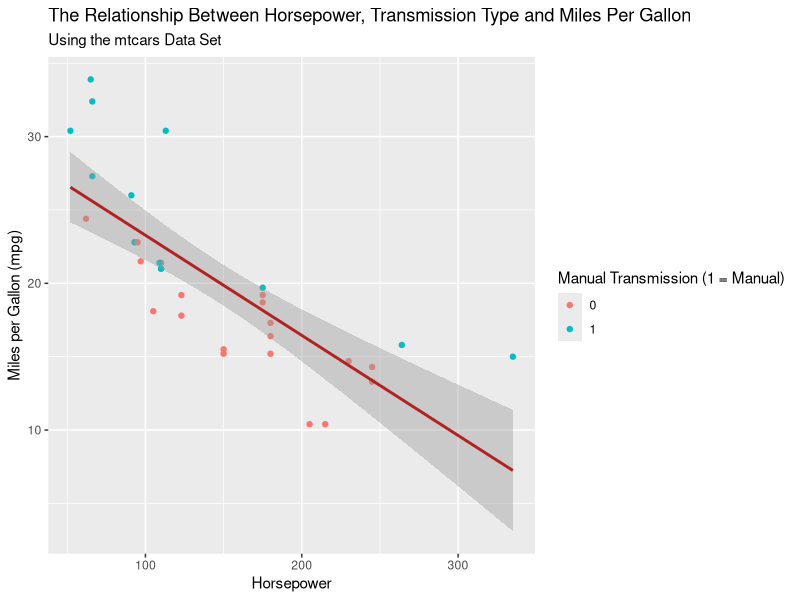
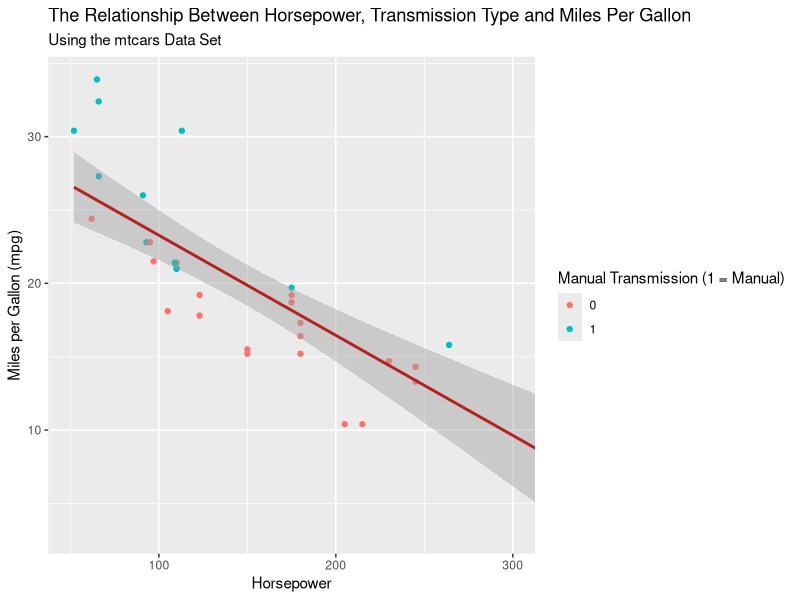
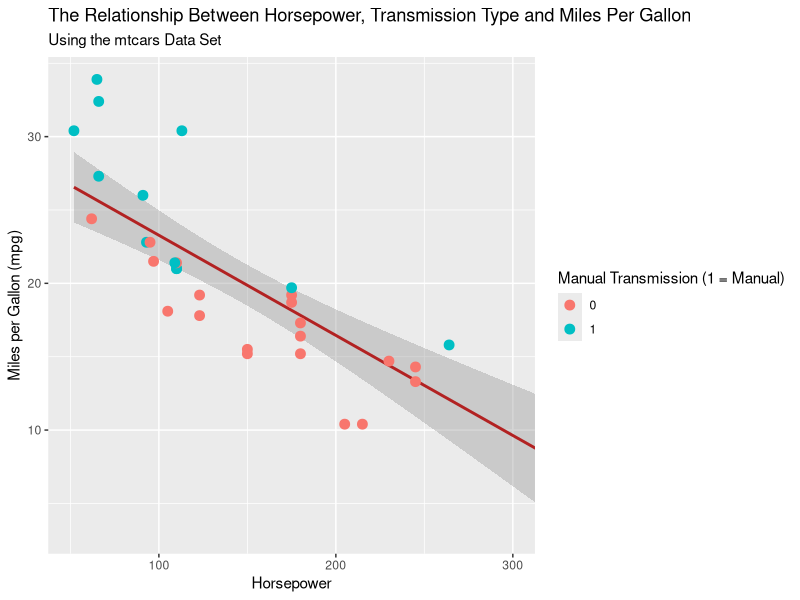
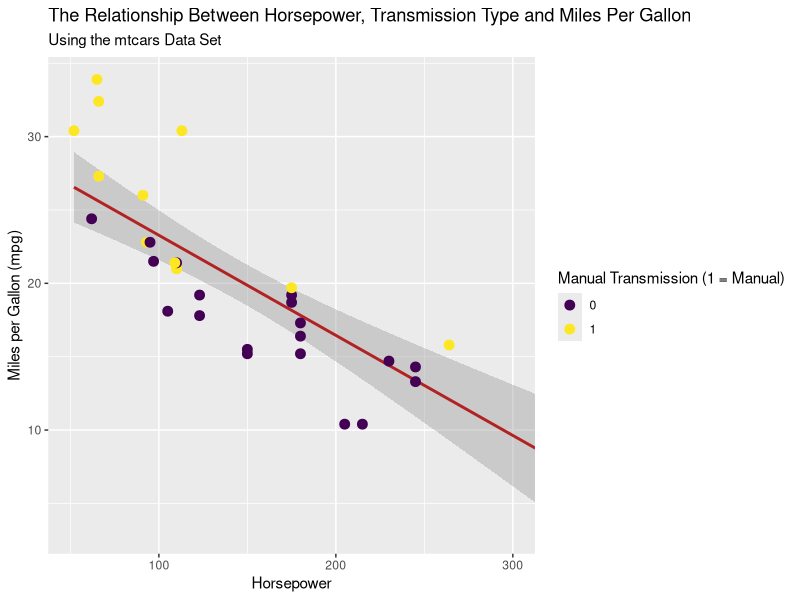
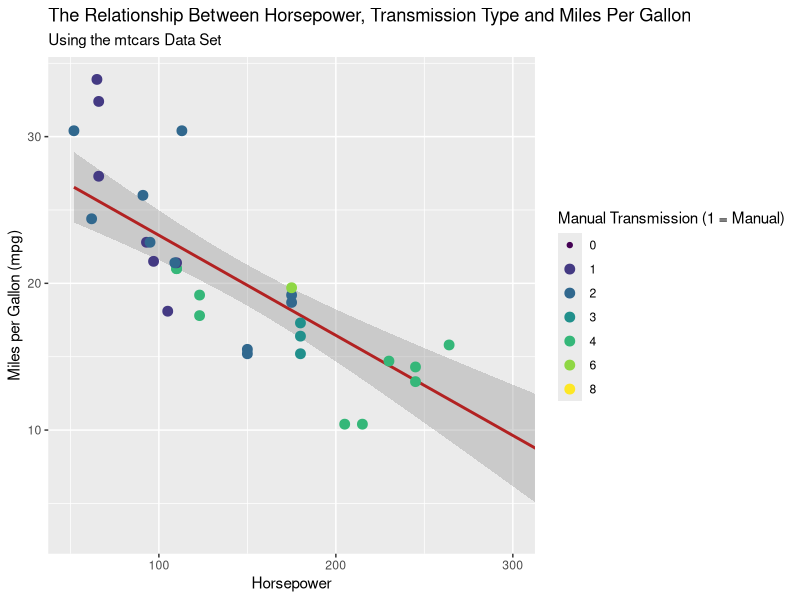
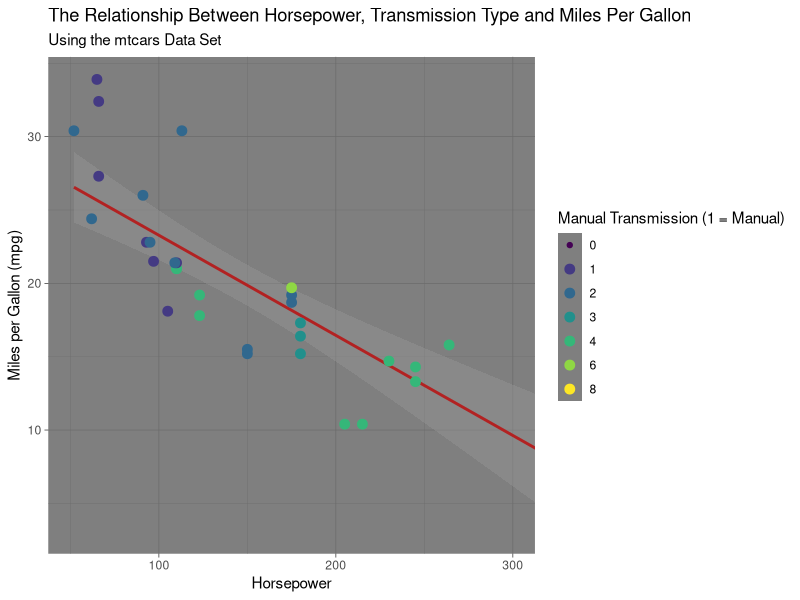
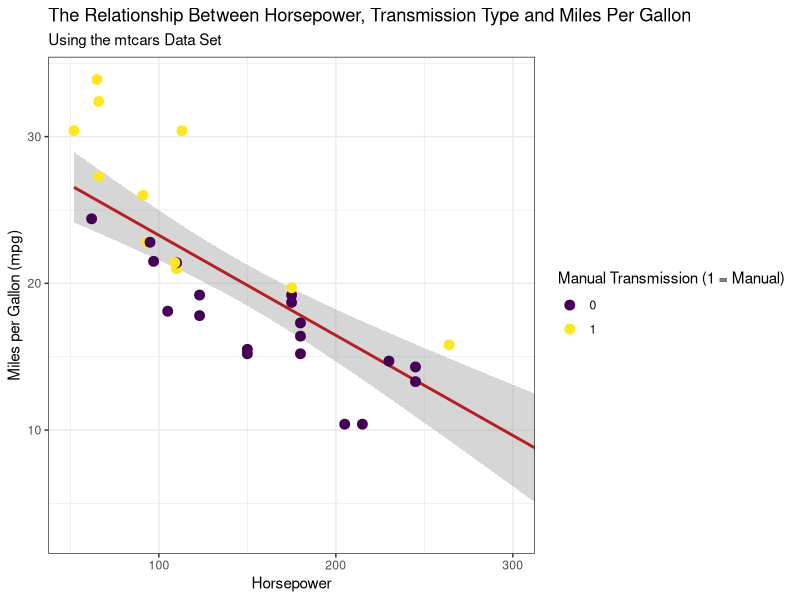
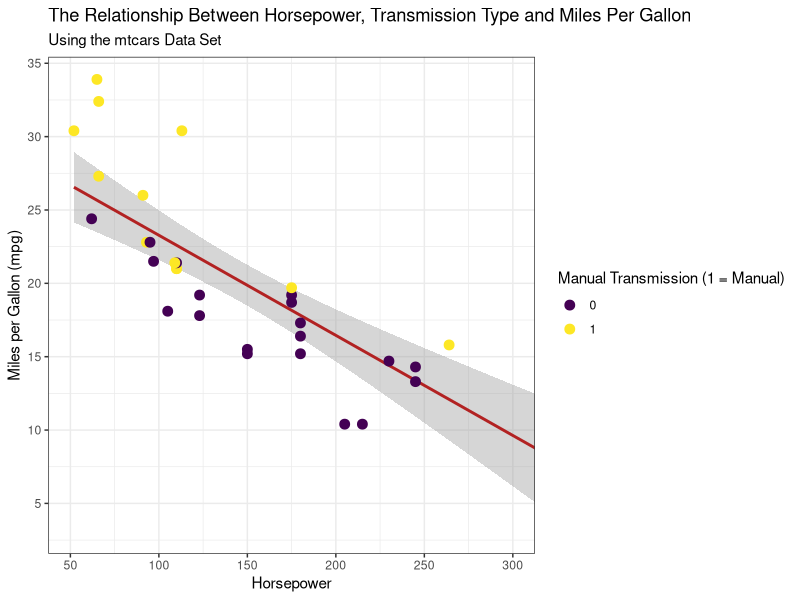

Reproduce these figures in R, in order.
## ---- chunk 1
library(tidyverse) # Data Manipulation and Visualization
## ---- chunk 2
data("mtcars")

mtcars <- mtcars %>%
  rownames_to_column(var = "car_name")
## ---- chunk 3
scatter <- ggplot(mtcars,
  aes(x = hp, y = mpg)) +
  geom_point(aes(col = factor(am))) + # Using "factor" here to tell R that is is a categorical variable
  geom_smooth(method = "lm", col = "firebrick") +
  labs(title = "The Relationship Between Horsepower, Transmission Type and Miles Per Gallon",
       subtitle = "Using the mtcars Data Set",
       y = "Miles per Gallon (mpg)",
       x = "Horsepower",
       color = "Manual Transmission (1 = Manual)")
plot(scatter)
## ---- chunk 4
scatter2 <- scatter +
  coord_cartesian(xlim = c(50, 300))
plot(scatter2)
## ---- chunk 5
library(viridis)
## ---- chunk 6
scatter3 <- scatter2 +
  geom_point(aes(col = factor(am)), size = 3)
plot(scatter3)
## ---- chunk 7
scatter4 <- scatter3 +
  scale_color_viridis(discrete = TRUE)
plot(scatter4)
## ---- chunk 8
scatter5 <- scatter2 +
  geom_point(aes(col = factor(carb)), size = 3) +
  scale_color_viridis(discrete = TRUE)
plot(scatter5)
## ---- chunk 9
theme_set(theme_dark())
## ---- chunk 10
plot(scatter5)
## ---- chunk 11
scatter6 <- scatter4 +
  scale_color_viridis(discrete = TRUE) +
  theme_bw()
plot(scatter6)

theme_set(theme_bw())
## ---- chunk 12
scatter7 <- scatter6 +
  scale_x_continuous(breaks = seq(50, 300, 50)) +
  scale_y_continuous(breaks = seq(0, 35, 5))
plot(scatter7)
## ---- chunk 13
scatter8 <- scatter7 +
  theme(
    plot.title = element_text(
      size = 13,
      face = "bold",
      family = "serif",
      color = "dark blue"),
    plot.subtitle = element_text(
      size = 10,
      face = "italic",
      family = "serif",
      hjust = 0.01),
    legend.position = "bottom",
    legend.box = "horizontal",
    legend.title = element_text(
      size = 14,
      family = "serif"),
    axis.title.x = element_text(
      size = 14,
      vjust = 1,
      family = "serif"),
    axis.title.y = element_text(
      size = 14,
      vjust = 1,
      family = "serif"),
    axis.text.x = element_text(
      size = 9,
      angle = 30,
      vjust = 0.5),
    axis.text.y = element_text(
      size = 9,
      angle = 30,
      vjust = 0.5)
    )
plot(scatter8)
## ---- chunk 14
scatter9 <- scatter7 +
  scale_color_manual(
    name = "Transmission Type",
    labels = c("Manual",
               "Automatic"),
    values = c("1" = "dark blue",
               "0" = "red"))
plot(scatter9)
## ---- chunk 15
library(ggrepel) # Better labeling of points in a plot
## ---- chunk 16
scatter10 <- scatter9 + 
  geom_text_repel(
    data = subset(mtcars, hp > 250 & hp < 300),
    aes(label = car_name),
    size = 3,
    nudge_y = 1.5,
    nudge_x = 0.8)
plot(scatter10)
## ---- chunk 17
scatter11 <- scatter9 +
  facet_wrap(~ cyl)
plot(scatter11)
## ---- chunk 18
scatter12 <- scatter +
  labs(subtitle = "Sub-Samples Created By Number of Cylinders") +
  scale_color_manual(
    name = "Transmission Type",
    labels = c("Manual",
               "Automatic"),
    values = c("1" = "dark blue",
               "0" = "red")) + 
  facet_wrap(~ cyl, scales = "free")
plot(scatter12)
## ---- chunk 19
hist1 <- ggplot(mtcars, aes(x = wt)) +
  geom_histogram(
    color = "black", 
    fill = "darkgreen", 
    binwidth = 0.5) +
  labs(
    title = "Distribution of Vehicle Weight",
    y = "Number of Vehicles",
    x = "Vehicle Weight (in thousands of pounds)") +
  scale_x_continuous(breaks = seq(0, 6, 0.5)) +
  scale_y_continuous(breaks = seq(0, 10, 2))
plot(hist1)
## ---- chunk 20
hist2 <- ggplot(mtcars, aes(x = wt)) +
  geom_histogram(
    aes(y = ..density..), 
    color = "black", 
    fill = "darkgreen",
    binwidth = 0.5) +
  labs(
    title = "Distribution of Vehicle Weight",
    y = "Density of Vehicles",
    x = "Vehicle Weight (in thousands of pounds)") +
  scale_x_continuous(breaks = seq(0, 6, 0.5)) +
  geom_density(
    alpha = .5, fill = "lightgreen")
plot(hist2)
## ---- chunk 21
dens1 <- ggplot(mtcars, aes(x = wt)) +
  scale_fill_viridis(discrete = TRUE) +
  geom_density(aes(fill = factor(cyl)), alpha = 0.5) +
  labs(
    title = "Distribution of Vehicle Weight by Number of Cylinders",
    y = "Density of Vehicles",
    x = "Vehicle Weight (in thousands of pounds)",
    fill = "Number of Cylinders")
plot(dens1)
## ---- chunk 22
box1 <- ggplot(mtcars, 
    aes(x = as.factor(carb), 
    y = mpg,
    fill = as.factor(carb))) +
  geom_boxplot() +
  labs(title = "Boxplot",
       subtitle = "Miles per Gallon and Number of Carburetors",
       x = "Number of Carburetors",
       y = "Miles per Gallon") +
  scale_fill_viridis(
    discrete = TRUE,
    option = "magma",
    begin = 0.4) +
  theme(legend.position = "none")
plot(box1)
## ---- chunk 23
bar1 <- ggplot(mtcars, aes(x = reorder(car_name, mpg), y = mpg)) +
  geom_bar(aes(fill = mpg), stat = "identity") +
  scale_fill_viridis() +
  theme(axis.text.x = element_text(
    angle = 75, hjust = 1.05, vjust = 1), 
    legend.position = "none") +
  labs(title = "Ordered Bar Chart",
       subtitle = "Vehicle Type and Miles per Gallon",
       y = "MPG",
       x = "Vehicle Name")
plot(bar1)
## ---- chunk 24
data("us_rent_income")

us_rent <- us_rent_income %>%
  filter(variable != "income")

us_rent$NAME <- tolower(us_rent$NAME)
## ---- chunk 25
mapdata <- map_data("state")
## ---- chunk 26
map_data <- left_join(mapdata, us_rent, 
                      by = c("region" = "NAME"))
## ---- chunk 27
map_data_missing <- map_data %>%
  filter(!is.na(map_data$estimate))
## ---- chunk 28
map <- ggplot(map_data, aes(x = long, y = lat, group = group)) +
  geom_polygon(aes(fill = estimate), color = "black") +
  scale_fill_viridis(option = "magma") +
  theme_void() + 
  labs(title = "Estimated Average Rent in the US",
       subtitle = "From the 2017 American Community Survey",
       fill = "Rent")
plot(map)
## ---- chunk 29
library(ggpubr)

scatter9 <- ggplot(mtcars,
  aes(x = hp, y = mpg)) +
  geom_point(aes(col = factor(am)), size = 2) + 
  geom_smooth(method = "lm", col = "firebrick") +
  scale_color_manual(
    name = "Transmission Type",
    labels = c("Manual",
               "Automatic"),
    values = c("1" = "dark blue",
               "0" = "red")) +
  labs(y = "MPG",
       x = "Horsepower")

dens1 <- ggplot(mtcars, aes(x = wt)) +
  scale_fill_viridis(discrete = TRUE) +
  geom_density(aes(fill = factor(cyl)), alpha = 0.5) +
  labs(
    y = "Density",
    x = "Weight",
    fill = "Cylinders")

map <- ggplot(map_data, aes(x = long, y = lat, group = group)) +
  geom_polygon(aes(fill = estimate), color = "black") +
  scale_fill_viridis(option = "magma") +
  theme_void() +
  labs(fill = "Rent")

figure <- ggarrange(map,
                    ggarrange(scatter9, dens1,
                              ncol = 2,
                              labels = c("B", "C")),
                              nrow = 2,
                              labels = "A")
plot(figure)
